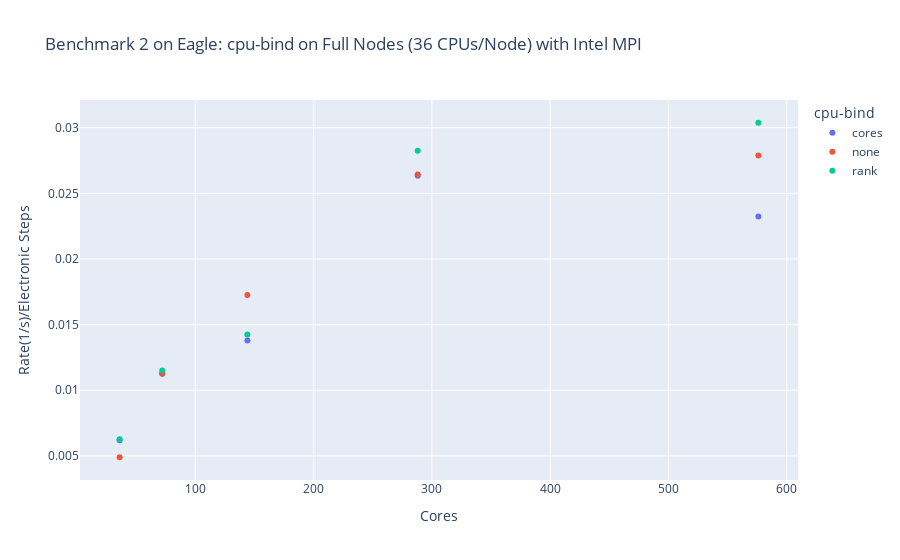

Notebook cell for this chart:
### Code cell
data_eagle_2_full_intel = data_eagle_2_full[data_eagle_2_full["MPI"] == "intelmpi"]

fig = px.scatter(
    data_eagle_2_full_intel,
    x="Cores",
    y="scaled_rate",
    color="cpu-bind",
    hover_data=[
        "HPC System",
        "Partition",
        "Nodes",
        "cpu-bind",
        "MPI",
        "Benchmark Code",
    ],
    labels={"scaled_rate": "Rate(1/s)/Electronic Steps"},
    title="Benchmark 2 on Eagle: cpu-bind on Full Nodes (36 CPUs/Node) with Intel MPI",
)
fig.show()

### Figure 1 — Plotly figure (JSON) as saved in the notebook; plotly's stock layout.template omitted (floating-point values rounded to 4 significant figures)
{"data": [{"customdata": [["Eagle", "short", 16, "cores", "intelmpi", "2"], ["Eagle", "short", 8, "cores", "intelmpi", "2"], ["Eagle", "short", 4, "cores", "intelmpi", "2"], ["Eagle", "short", 2, "cores", "intelmpi", "2"], ["Eagle", "short", 1, "cores", "intelmpi", "2"]], "hovertemplate": "cpu-bind=%{customdata[3]}<br>Cores=%{x}<br>Rate(1/s)/Electronic Steps=%{y}<br>HPC System=%{customdata[0]}<br>Partition=%{customdata[1]}<br>Nodes=%{customdata[2]}<br>MPI=%{customdata[4]}<br>Benchmark Code=%{customdata[5]}<extra></extra>", "legendgroup": "cores", "marker": {"color": "#636efa", "symbol": "circle"}, "mode": "markers", "name": "cores", "orientation": "v", "showlegend": true, "type": "scatter", "x": [576, 288, 144, 72, 36], "xaxis": "x", "y": [0.02324, 0.02634, 0.0138, 0.01126, 0.006196], "yaxis": "y"}, {"customdata": [["Eagle", "short", 16, "none", "intelmpi", "2"], ["Eagle", "short", 8, "none", "intelmpi", "2"], ["Eagle", "short", 4, "none", "intelmpi", "2"], ["Eagle", "short", 2, "none", "intelmpi", "2"], ["Eagle", "short", 1, "none", "intelmpi", "2"]], "hovertemplate": "cpu-bind=%{customdata[3]}<br>Cores=%{x}<br>Rate(1/s)/Electronic Steps=%{y}<br>HPC System=%{customdata[0]}<br>Partition=%{customdata[1]}<br>Nodes=%{customdata[2]}<br>MPI=%{customdata[4]}<br>Benchmark Code=%{customdata[5]}<extra></extra>", "legendgroup": "none", "marker": {"color": "#EF553B", "symbol": "circle"}, "mode": "markers", "name": "none", "orientation": "v", "showlegend": true, "type": "scatter", "x": [576, 288, 144, 72, 36], "xaxis": "x", "y": [0.02789, 0.02644, 0.01725, 0.01127, 0.004897], "yaxis": "y"}, {"customdata": [["Eagle", "short", 16, "rank", "intelmpi", "2"], ["Eagle", "short", 8, "rank", "intelmpi", "2"], ["Eagle", "short", 4, "rank", "intelmpi", "2"], ["Eagle", "short", 2, "rank", "intelmpi", "2"], ["Eagle", "short", 1, "rank", "intelmpi", "2"]], "hovertemplate": "cpu-bind=%{customdata[3]}<br>Cores=%{x}<br>Rate(1/s)/Electronic Steps=%{y}<br>HPC System=%{customdata[0]}<br>Partition=%{customdata[1]}<br>Nodes=%{customdata[2]}<br>MPI=%{customdata[4]}<br>Benchmark Code=%{customdata[5]}<extra></extra>", "legendgroup": "rank", "marker": {"color": "#00cc96", "symbol": "circle"}, "mode": "markers", "name": "rank", "orientation": "v", "showlegend": true, "type": "scatter", "x": [576, 288, 144, 72, 36], "xaxis": "x", "y": [0.03038, 0.02825, 0.01424, 0.01151, 0.006274], "yaxis": "y"}], "layout": {"legend": {"title": {"text": "cpu-bind"}, "tracegroupgap": 0}, "title": {"text": "Benchmark 2 on Eagle: cpu-bind on Full Nodes (36 CPUs/Node) with Intel MPI"}, "xaxis": {"anchor": "y", "domain": [0, 1], "title": {"text": "Cores"}}, "yaxis": {"anchor": "x", "domain": [0, 1], "title": {"text": "Rate(1/s)/Electronic Steps"}}}}
